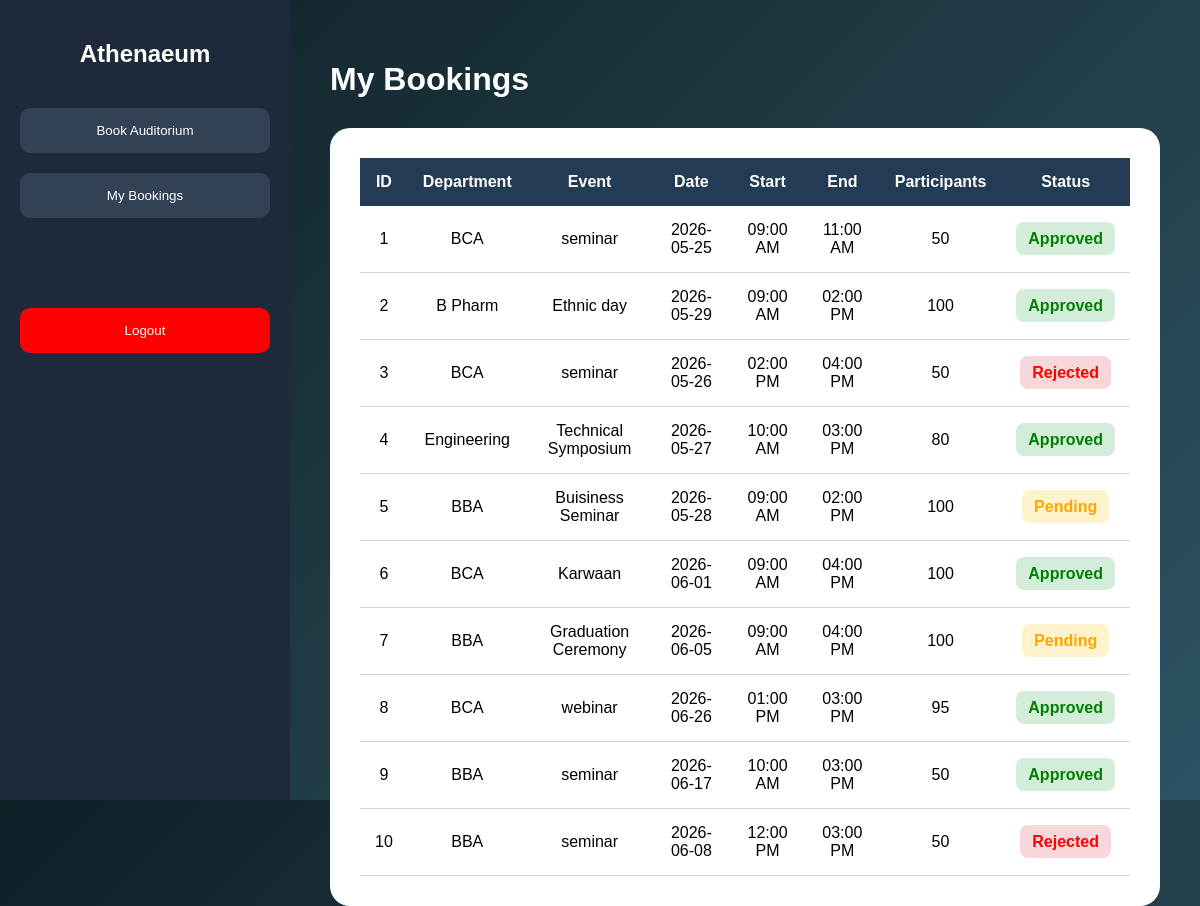
The page /my_bookings on the database its author committed.
### tables this page shows
CREATE TABLE bookings(

id INTEGER PRIMARY KEY AUTOINCREMENT,

department TEXT,

event TEXT,

date TEXT,

start_time TEXT,

end_time TEXT,

participants TEXT,

status TEXT DEFAULT 'Pending'

);

### app.py (the view)
@app.route("/my_bookings")
def my_bookings():
    cursor.execute(
        "SELECT * FROM bookings"
    )
    data=cursor.fetchall()
    return render_template(
        "my_bookings.html",
        bookings=data
    )

### templates/my_bookings.html (shortened to what this page needs)
<!DOCTYPE html>
<html>
<head>
<link rel="stylesheet"
href="{{ url_for('static',
filename='css/style.css') }}">
</head>
<body>
<div class="dashboard">
<div class="sidebar">
<h2>Athenaeum</h2>
<a href="/booking">
<button class="menu-btn">
Book Auditorium
</button>
</a>
<button class="menu-btn active">
My Bookings
</button>
<a href="/">
<button class="logout">
Logout
</button>
</a>
</div>
<div class="main-content">
<h1>
My Bookings
</h1>
<div class="table-container">
<table>
<tr>
<th>ID</th>
<th>Department</th>
<th>Event</th>
<th>Date</th>
<th>Start</th>
<th>End</th>
<th>Participants</th>
<th>Status</th>
</tr>
{% for row in bookings %}
<tr>
<td>{{row[0]}}</td>
<td>{{row[1]}}</td>
<td>{{row[2]}}</td>
<td>{{row[3]}}</td>
<td>{{row[4]}}</td>
<td>{{row[5]}}</td>
<td>{{row[6]}}</td>
<td>
{% if row[7]=="Approved" %}
<span class="approved">
Approved
</span>
{% elif row[7]=="Rejected" %}
<span class="rejected">
Rejected
</span>
{% else %}
<span class="pending">
Pending
</span>
{% endif %}
</td>
</tr>
{% endfor %}
</table>
</div>
</div>
</div>
</body>
</html>

### static/css/style.css (style rules this page uses)
body { margin:0; padding:0; font-family:Arial,sans-serif; background:linear-gradient( 135deg, #0F2027, #203A43, #2C5364 ); height:100vh; display:flex; justify-content:center; align-items:center; }
.dashboard { display:flex; height:100vh; width:100%; }
.sidebar { width:250px; background:#1e293b; padding:20px; color:white; }
.sidebar h2 { text-align:center; margin-bottom:30px; }
.menu-btn { width:100%; padding:15px; margin:10px 0; border:none; border-radius:10px; background:#334155; color:white; cursor:pointer; }
.logout { width:100%; padding:15px; margin-top:80px; border:none; border-radius:10px; background:red; color:white; }
.main-content { flex:1; padding:40px; color:white; }
.table-container { background:white; padding:30px; border-radius:20px; margin-top:30px; overflow-x:auto; }
table { width:100%; border-collapse:collapse; }
th { background:#243B55; color:white; padding:15px; }
td { padding:15px; text-align:center; border-bottom:1px solid lightgray; background:white; color:black; }
.approved { background:#d4edda; color:green; padding:8px 12px; border-radius:8px; font-weight:bold; }
.rejected { background:#f8d7da; color:red; padding:8px 12px; border-radius:8px; font-weight:bold; }
.pending { background:#fff3cd; color:orange; padding:8px 12px; border-radius:8px; font-weight:bold; }

### rows shown on the page
bookings: id "1", department "BCA", event "seminar", date "2026-05-25", start_time "09:00 AM", end_time "11:00 AM", participants "50", status "Approved"
bookings: id "2", department "B Pharm", event "Ethnic day", date "2026-05-29", start_time "09:00 AM", end_time "02:00 PM", participants "100", status "Approved"
bookings: id "3", department "BCA", event "seminar", date "2026-05-26", start_time "02:00 PM", end_time "04:00 PM", participants "50", status "Rejected"
bookings: id "4", department "Engineering", event "Technical Symposium", date "2026-05-27", start_time "10:00 AM", end_time "03:00 PM", participants "80", status "Approved"
bookings: id "5", department "BBA", event "Buisiness Seminar", date "2026-05-28", start_time "09:00 AM", end_time "02:00 PM", participants "100", status "Pending"
bookings: id "6", department "BCA", event "Karwaan", date "2026-06-01", start_time "09:00 AM", end_time "04:00 PM", participants "100", status "Approved"
bookings: id "7", department "BBA", event "Graduation Ceremony", date "2026-06-05", start_time "09:00 AM", end_time "04:00 PM", participants "100", status "Pending"
bookings: id "8", department "BCA", event "webinar", date "2026-06-26", start_time "01:00 PM", end_time "03:00 PM", participants "95", status "Approved"
bookings: id "9", department "BBA", event "seminar", date "2026-06-17", start_time "10:00 AM", end_time "03:00 PM", participants "50", status "Approved"
bookings: id "10", department "BBA", event "seminar", date "2026-06-08", start_time "12:00 PM", end_time "03:00 PM", participants "50", status "Rejected"
